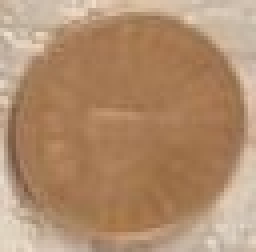
#> input picture Coin counting/1den.jpg, 64 x 63 px (shown 4 times larger); the run also reads 1 picture not shown here
$ python counter.py   (older library calls are emulated)
#> lines starting #> are read from the running program, lines starting #| are printed output that depends on the picture; after the words box and inside, x2 and y2 are one past the last pixel; in counts of white or black regions, pixels touching at a corner belong together
import cv2
import numpy as np
import time

from sklearn.cluster import dbscan

# TODO: Napravi CNN model za paricki i koristi go nego za klasifikacija kaj broenje (Caffe)


# [14 lines left out: function hist_distance_chisquare, not called in this run]

coin1   = cv2.imread("1den.jpg",  cv2.IMREAD_GRAYSCALE)
#> coin1: shape (63, 64); min 92, max 226, mean 148.3
coin2   = cv2.imread("2den.jpg",  cv2.IMREAD_GRAYSCALE)
#> coin2: shape (62, 63); min 97, max 230, mean 147.5
coin5   = cv2.imread("5den.jpg",  cv2.IMREAD_GRAYSCALE)
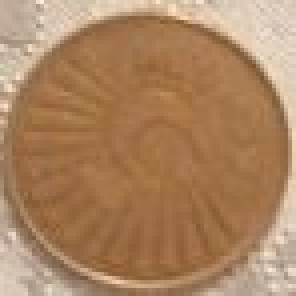
#> input picture Coin counting/5den.jpg, 74 x 74 px (shown 4 times larger)
#> coin5: shape (74, 74); min 91, max 240, mean 139.8
coin10  = cv2.imread("10den.jpg", cv2.IMREAD_GRAYSCALE)
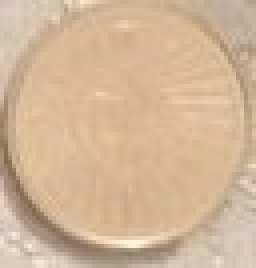
#> input picture Coin counting/10den.jpg, 64 x 67 px (shown 4 times larger)
#> coin10: shape (67, 64); min 108, max 250, mean 186.9

coin_hist_dict = {
    1:  cv2.calcHist([coin1],  [0], None, [256], [0, 256]),
    2:  cv2.calcHist([coin2],  [0], None, [256], [0, 256]),
    5:  cv2.calcHist([coin5],  [0], None, [256], [0, 256]),
    10: cv2.calcHist([coin10], [0], None, [256], [0, 256]),
}

coins = cv2.imread("mak_coins.jpg")
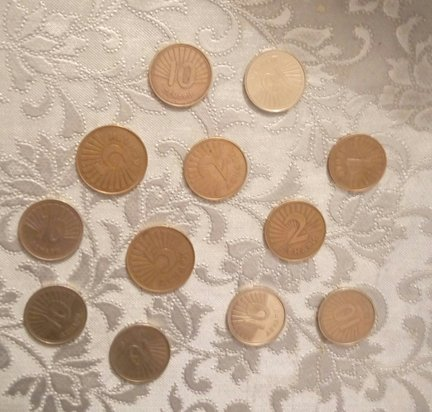
#> input picture Coin counting/mak_coins.jpg, 432 x 412 px
#> coins is the input picture: shape (412, 432, 3); mean B, G, R 149.9, 169.5, 191.1

coins_gray = cv2.cvtColor(coins, cv2.COLOR_BGR2GRAY)
#> in count_coins, `coins_lab = cv2.cvtColor(coins_sharp, cv2.COLOR_BGR2LAB)`: coins_lab: shape (412, 432, 3); mean of channels 0, 1, 2 174, 132.6, 140.2
#> in count_coins, `coins_hsv = cv2.cvtColor(coins_sharp, cv2.COLOR_BGR2HSV)`: coins_hsv: shape (412, 432, 3); mean H, S, V 14.9, 61.5, 184.2


def get_superpixels_labels(coins_lab):
    (w, h) = coins_lab.shape[:2]
#> w = 412; h = 432

    seeds = cv2.ximgproc.createSuperpixelSEEDS(h, w, 3, 200, 10, double_step=False)

    # Glaven faktor za brzina e brojot na iteracii tuka
    seeds.iterate(coins_lab, 50)

    mask = seeds.getLabels()

    mask = mask.astype(np.uint8)

    N = seeds.getNumberOfSuperpixels()
#> N = 108

    # Only for debug info
    cnt = seeds.getLabelContourMask()
    cnt = cnt.astype(np.uint8)

    coins_sp = coins.copy()

    for x in range(0, cnt.shape[0]):
        for y in range(0, cnt.shape[1]):
            if cnt[x, y] == 255:
                coins_sp[x, y] = (0, 0, 255)
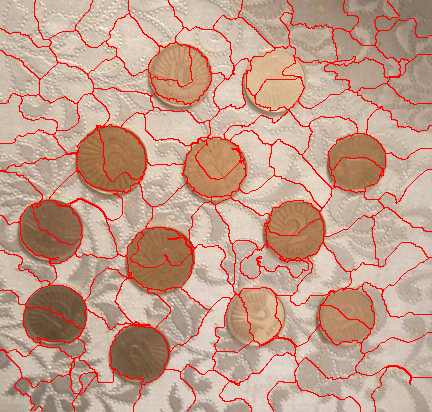
#> coins_sp: shape (412, 432, 3); 6.88% of pixels changed, all inside (x1, y1, x2, y2) = (0, 0, 432, 412)

    print ("There are {} superpixels".format(N))
#| There are 108 superpixels

    cv2.imshow("Coins SP", coins_sp)

    return mask, N


def get_dbscan_clusters_mask(mask, N, coins_hsv):
    # Generate data points for clustering
    data_points = np.empty(shape=(N, 3))
    for i in range(0, N):
        local_mask = np.where(mask == i, 255, 0)
        local_mask = local_mask.astype(np.uint8)

        (m1, m2, m3, _) = cv2.mean(coins_hsv, local_mask)  # hsv dava podobri rezultati od lab

        data_points[i] = [m1, m2, m3]

    core_samples, labels = dbscan(data_points, 16.5, 1)

    for x in range(0, mask.shape[0]):
        for y in range(0, mask.shape[1]):
            label = labels[mask[x, y]]

            if label == -1: # noise is background
                label = 0

            mask[x, y] = label

    mask = np.where(mask == 0, 0, 255)

    mask = mask.astype(np.uint8)

    print ("There are {} clusters".format(np.max (labels)))

    return mask


# [36 lines left out: function count_from_mask, not called in this run]

# NOTE: Vo prosek mu treba okolu 1 sekunda od pocetna slika do vkupna suma so site debug sliki vo proces
def count_coins():
    global coins

    start = time.time()

    # Very important, without sharpening only about half of the coins were found with super pixels
    kernel      = np.array([[-1, -1, -1], [-1, 9, -1], [-1, -1, -1]])
    coins_sharp = cv2.filter2D(coins, cv2.CV_8UC3, kernel)

    coins_lab = cv2.cvtColor(coins_sharp, cv2.COLOR_BGR2LAB)
    coins_hsv = cv2.cvtColor(coins_sharp, cv2.COLOR_BGR2HSV)

    mask, N   = get_superpixels_labels(coins_lab)
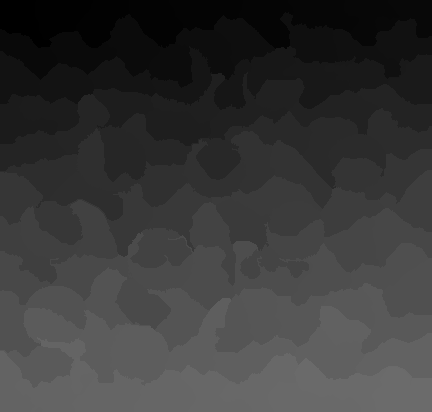
#> mask: shape (412, 432); min 0, max 107, mean 55.9
#> N = 108

    mask = get_dbscan_clusters_mask(mask, N, coins_hsv)
#> the loop in get_dbscan_clusters_mask, `for i in range(0, N):` made 108 passes
#> (m1, m2, m3) on passes 1 to 12: (14.43, 43.78, 194.6), (14.19, 40.5, 197.6), (13.49, 43.65, 192.4), (13.63, 41.29, 197.2), (13.75, 43.94, 196.2), (14.67, 62.12, 177.4), (15.91, 62.56, 159.6), (14.83, 61.49, 158.3), (14.55, 62.17, 138.4), (13.19, 47.85, 186.5), (13.24, 43.55, 191.6), (14.55, 37.29, 208.6)
#> pass 1, in get_dbscan_clusters_mask, `local_mask = np.where(mask == i, 255, 0)`:
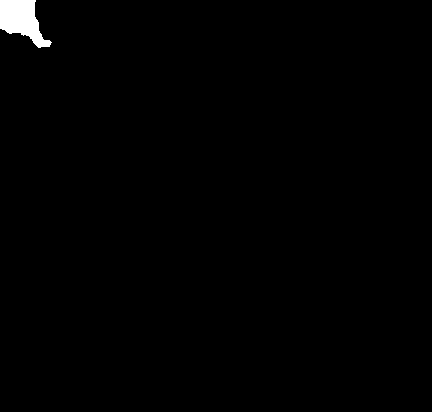
#> local_mask: shape (412, 432) int64; 0.8% white; 1 white region, box (x1, y1, x2, y2) and area: (0, 0, 52, 48) 1423
#> pass 2, in get_dbscan_clusters_mask, `local_mask = np.where(mask == i, 255, 0)`:
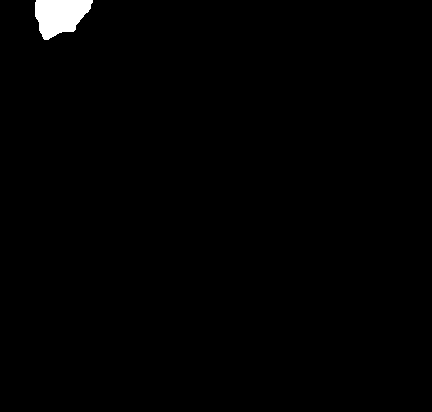
#> local_mask: shape (412, 432) int64; 0.91% white; 1 white region, box (x1, y1, x2, y2) and area: (35, 0, 93, 40) 1619
#> after the loop in get_dbscan_clusters_mask, `for i in range(0, N):`: data_points = 108 rows, first 8: [14.43, 43.78, 194.6], [14.19, 40.5, 197.6], [13.49, 43.65, 192.4], [13.63, 41.29, 197.2], [13.75, 43.94, 196.2], [14.67, 62.12, 177.4], [15.91, 62.56, 159.6], [14.83, 61.49, 158.3]

    coins_segmented = cv2.bitwise_and(coins, coins, mask = mask)

    coin_count, coins_circles = count_from_mask(mask)

    end = time.time()

    print ("Counting took {} seconds".format(end - start))

    print ("Total value of coins is " + str(coin_count))

    cv2.imshow("Mask", mask)
    cv2.imshow("Coins segmented", coins_segmented)
    cv2.imshow("Coins circles",   coins_circles)

#> (the run stopped early here; a loop or call above may not have finished)
